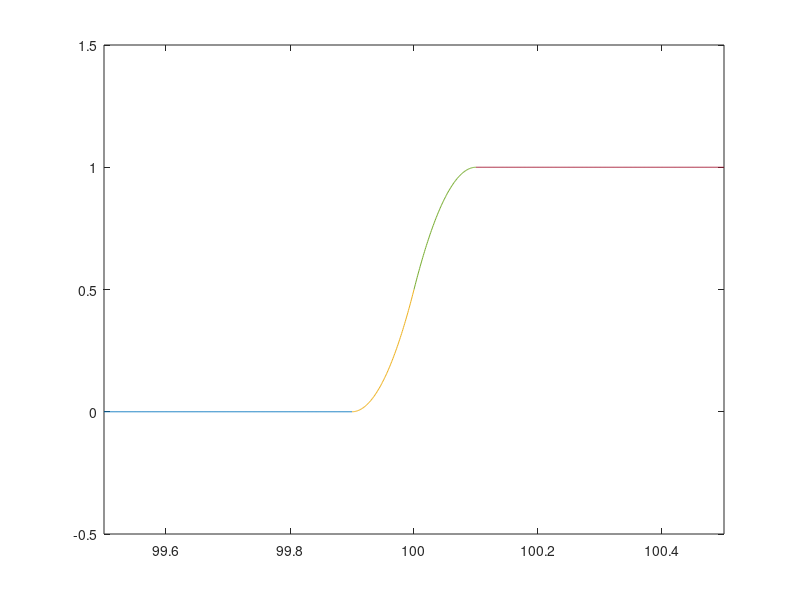

MATLAB code for this plot:
x0=99.5:1/1000:99.9;
y0=zeros(1,length(x0));

x1=99.9:1/1000:100;
y1=zeros(1,length(x1));
y1=50*(x1-99.9).^2;

x2=100:1/1000:100.1;
y2=zeros(1,length(x2));
y2=1-50*(x2-100.1).^2;

x3=100.1:1/1000:100.5;
y3=ones(1,length(x3));

plot(x0,y0,99.5,99.9,x1,y1,99.9,100,x2,y2,100,100.1,x3,y3,100.1,100.5);
axis([ 99.5 100.5 -0.5 1.5]);
print -dsvg a1q4b.svg
